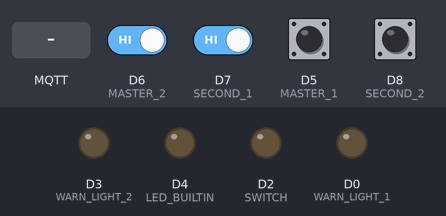
This program was run on a simulated ESP8266 (NodeMCU). Parts: output pins drawn as LEDs (lit = HIGH, except the on-board LED, lit = LOW). Dashed ring = blinking. The test bench sets the inputs (shaded band); at power-on: D5 (MASTER_1), D6 (MASTER_2), D7 (SECOND_1), D8 (SECOND_2) HIGH. WiFi joins after 1.5 s; servers stay silent unless stated; no MQTT or app messages arrive unless stated; not simulated (calls return 0 or success): credentials.h; names the files do not define were given values by the test bench: mqttPort = 1883; what the program prints to the serial monitor is not drawn.

Above: at 2.7 s.
2.8 s: D6 (MASTER_2) driven LOW
At 2.95 s:
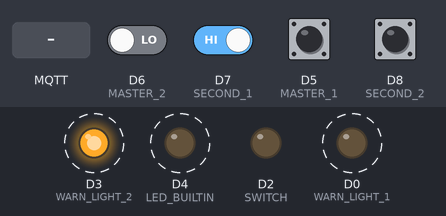
5.8 s: MQTT message "1" arrives on the first subscribed topic
At 5.95 s:
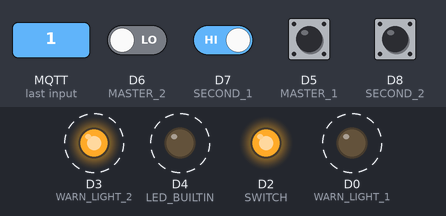
8.8 s: MQTT message "1" arrives on the second subscribed topic
At 8.95 s:
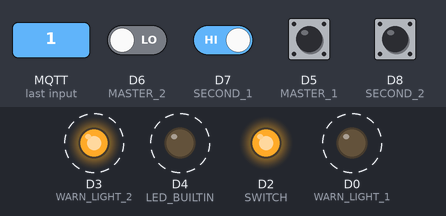
11.8 s: D6 (MASTER_2) driven HIGH
At 12.2 s:
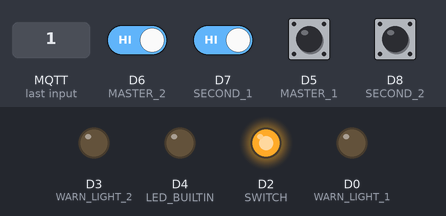
13.8 s: D7 (SECOND_1) driven LOW
At 13.95 s:
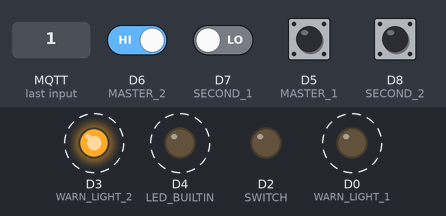
16.8 s: D7 (SECOND_1) driven HIGH
At 17.9 s:
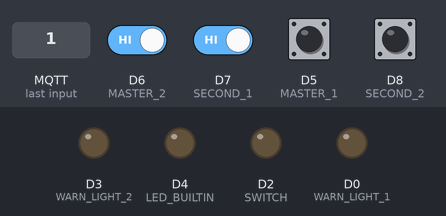
Timing chart, 0 to 19.8 s (numbered marks = the images above; inputs shaded):
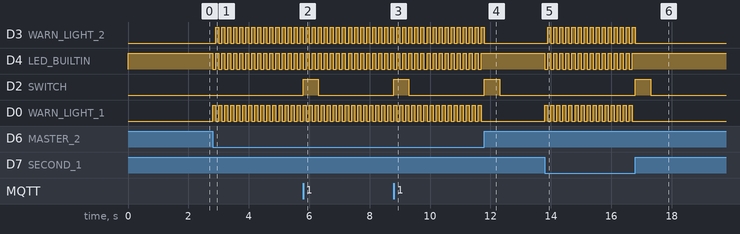

Measured:
- after the input at 2.8 s, D3 (WARN_LIGHT_2): alternates HIGH for 0.10 s and LOW for 0.10 s, starting after 0.10 s; D4 (LED_BUILTIN), D0 (WARN_LIGHT_1): alternates HIGH for 0.10 s and LOW for 0.10 s, starting at once
- after the input at 5.8 s, D2 (SWITCH): LOW → HIGH at once, → LOW 0.50 s later
- after the input at 8.8 s, D2 (SWITCH): LOW → HIGH at once, → LOW 0.50 s later
- after the input at 11.8 s, D3 (WARN_LIGHT_2): goes on until 11.8 s, then stays LOW; D4 (LED_BUILTIN): stops changing and stays HIGH; D2 (SWITCH): LOW → HIGH at once, → LOW 0.50 s later; D0 (WARN_LIGHT_1): stops changing and stays LOW
- after the input at 13.8 s, D3 (WARN_LIGHT_2): alternates HIGH for 0.10 s and LOW for 0.10 s, starting after 0.10 s; D4 (LED_BUILTIN), D0 (WARN_LIGHT_1): alternates HIGH for 0.10 s and LOW for 0.10 s, starting at once
- after the input at 16.8 s, D3 (WARN_LIGHT_2): goes on until 16.8 s, then stays LOW; D4 (LED_BUILTIN): stops changing and stays HIGH; D2 (SWITCH): LOW → HIGH at once, → LOW 0.50 s later; D0 (WARN_LIGHT_1): stops changing and stays LOW

The program:

main.cpp
```cpp
#include <Arduino.h>
#include <ESP8266WiFi.h>
#include <PubSubClient.h>
#include <credentials.h>

#define MASTER_1 D5 // 14
#define MASTER_2 D6 // 12
#define SECOND_1 D7 // 13
#define SECOND_2 D8 // 15
#define SWITCH D2
#define WARN_LIGHT_1 D0
#define WARN_LIGHT_2 D3
#define PRESSED_TIME 500
#define MQTT_STATUS_UPDATE_TIME 60000 // Every minute
#define MQTT_PUBLISH_CHANNEL "adebar/hoftor/state"
#define MQTT_SUBSCRIBE_CHANNEL_SWITCH "adebar/hoftor/switch"
#define MQTT_SUBSCRIBE_CHANNEL_OPEN "adebar/hoftor/open"
#define MQTT_SUBSCRIBE_CHANNEL_CLOSE "adebar/hoftor/close"

enum state
{
  unknown,
  opening,
  opened,
  closing,
  closed,
  running
};
state currentState = unknown;
state desiredState = unknown;
uint32_t lastStateChange = 0;
boolean lastMotorStates[4];
uint32_t lastMqttStatusUpdate = 0;
uint32_t switchPressedStart = 0;
boolean switchPressed = false;

WiFiClient espClient;
PubSubClient client(espClient);

void warnLightBlinking();
void readMotorStates(boolean *states);
void detectMotorStateChange();
void pressSwitch();
void desire(state wish);

void mqtt_reconnect();
void mqtt_callback(char *topic, byte *payload, unsigned int length);
void mqtt_send_status();

void setup(void)
{
  Serial.begin(115200);
  delay(10);
  Serial.println('\n');

  pinMode(MASTER_1, INPUT);
  pinMode(MASTER_2, INPUT);
  pinMode(SECOND_1, INPUT);
  pinMode(SECOND_2, INPUT);
  pinMode(SWITCH, OUTPUT);
  pinMode(WARN_LIGHT_1, OUTPUT);
  pinMode(WARN_LIGHT_2, OUTPUT);
  pinMode(LED_BUILTIN, OUTPUT);
  digitalWrite(LED_BUILTIN, HIGH);

  // read current state
  readMotorStates(lastMotorStates);
  lastStateChange = millis();

  // wifi startup
  WiFi.setAutoReconnect(true);
  WiFi.mode(WIFI_STA);
  WiFi.begin(ssid, password);
  Serial.print("Connecting to WiFi ..");
  while (WiFi.status() != WL_CONNECTED)
  {
    Serial.print('.');
    delay(100);
  }
  Serial.println("Connected to Wi-Fi sucessfully.");
  Serial.print("IP address: ");
  Serial.println(WiFi.localIP());

  client.setServer(mqttServer, mqttPort);
  client.setCallback(mqtt_callback);
}

void loop(void)
{
  if (!client.connected())
    mqtt_reconnect();
  client.loop();

  warnLightBlinking();
  detectMotorStateChange();

  if ((lastMqttStatusUpdate + MQTT_STATUS_UPDATE_TIME) < millis())
    mqtt_send_status();

  if (switchPressed && (switchPressedStart + PRESSED_TIME) < millis())
  {
    digitalWrite(SWITCH, LOW);
    switchPressed = false;
    Serial.println("Switch off");
  }
}

void mqtt_reconnect()
{
  if (!client.connected())
  {
    Serial.println("Reconnecting MQTT...");

    if (!client.connect("ESP8266Client", mqttUser, mqttPassword))
    {
      Serial.print("failed, rc=");
      Serial.print(client.state());
    }
    else
    {
      client.subscribe(MQTT_SUBSCRIBE_CHANNEL_SWITCH);
      client.subscribe(MQTT_SUBSCRIBE_CHANNEL_OPEN);
      client.subscribe(MQTT_SUBSCRIBE_CHANNEL_CLOSE);
      Serial.println("MQTT Connected...");
    }
  }
}

void mqtt_callback(char *topic, byte *payload, unsigned int length)
{
  Serial.print("MQTT: receive ");
  Serial.println(topic);
  if (strcmp(topic, MQTT_SUBSCRIBE_CHANNEL_SWITCH) == 0)
    pressSwitch();
  else if (strcmp(topic, MQTT_SUBSCRIBE_CHANNEL_OPEN) == 0)
    desire(opened);
  else if (strcmp(topic, MQTT_SUBSCRIBE_CHANNEL_CLOSE) == 0)
    desire(closed);
}

void pressSwitch()
{
  Serial.println("Switch on");
  digitalWrite(SWITCH, HIGH);
  switchPressed = true;
  switchPressedStart = millis();
}

void desire(state wish)
{
  if (currentState == wish)
    return;

  desiredState = wish;
  pressSwitch();
}

void warnLightBlinking()
{
  if (currentState == running || currentState == opening || currentState == closing)
  {
    if (millis() / 100 % 2 == 0)
    {
      digitalWrite(WARN_LIGHT_1, HIGH);
      digitalWrite(WARN_LIGHT_2, LOW);
      digitalWrite(LED_BUILTIN, LOW);
    }
    else
    {
      digitalWrite(LED_BUILTIN, HIGH);
      digitalWrite(WARN_LIGHT_1, LOW);
      digitalWrite(WARN_LIGHT_2, HIGH);
    }
  }
  else
  {
    digitalWrite(LED_BUILTIN, HIGH);
    digitalWrite(WARN_LIGHT_1, LOW);
    digitalWrite(WARN_LIGHT_2, LOW);
  }
}

void readMotorStates(boolean *states)
{
  states[0] = !digitalRead(MASTER_1);
  states[1] = !digitalRead(MASTER_2);
  states[2] = !digitalRead(SECOND_1);
  states[3] = !digitalRead(SECOND_2);
}

void detectMotorStateChange()
{
  uint32_t currentStateChange;
  uint32_t stateChangeDiff;
  boolean currentMotorStates[4];
  readMotorStates(currentMotorStates);

  if (currentMotorStates[0] == lastMotorStates[0] &&
      currentMotorStates[1] == lastMotorStates[1] &&
      currentMotorStates[2] == lastMotorStates[2] &&
      currentMotorStates[3] == lastMotorStates[3])
    return; // no change

  currentStateChange = millis();
  stateChangeDiff = currentStateChange - lastStateChange;

  if (stateChangeDiff < 200)
    return; // change not clear

  Serial.print(currentMotorStates[0]);
  Serial.print(currentMotorStates[1]);
  Serial.print(currentMotorStates[2]);
  Serial.println(currentMotorStates[3]);

  // opening step 1 (only 2 is on)
  if (!lastMotorStates[0] && !lastMotorStates[1] && !lastMotorStates[2] && !lastMotorStates[3] &&
      !currentMotorStates[0] && !currentMotorStates[1] && currentMotorStates[2] && !currentMotorStates[3])
  {
    currentState = opening;
  }
  // opening step 2 (2 was on and 0 is now on)
  else if (!lastMotorStates[0] && !lastMotorStates[1] && lastMotorStates[2] && !lastMotorStates[3] &&
           currentMotorStates[0] && !currentMotorStates[1] && currentMotorStates[2] && !currentMotorStates[3])
  {
    currentState = opening;
  }
  // opening finished (last state was opening and all off)
  else if (currentState == opening &&
           !currentMotorStates[0] && !currentMotorStates[1] && !currentMotorStates[2] && !currentMotorStates[3])
  {
    if (stateChangeDiff > 8000)
    {
      currentState = opened;
    }
    else
    {
      currentState = unknown;
    }
  }
  // closing step 1 (only 1 is on)
  else if (!lastMotorStates[0] && !lastMotorStates[1] && !lastMotorStates[2] && !lastMotorStates[3] &&
           !currentMotorStates[0] && currentMotorStates[1] && !currentMotorStates[2] && !currentMotorStates[3])
  {
    currentState = closing;
  }
  // closing step 2 (1 was on and 3 is now on)
  else if (!lastMotorStates[0] && lastMotorStates[1] && !lastMotorStates[2] && !lastMotorStates[3] &&
           !currentMotorStates[0] && currentMotorStates[1] && !currentMotorStates[2] && currentMotorStates[3])
  {
    currentState = closing;
  }
  // closing finished (last state was closing and all off)
  else if (currentState == closing &&
           !currentMotorStates[0] && !currentMotorStates[1] && !currentMotorStates[2] && !currentMotorStates[3])
  {
    if (stateChangeDiff > 8000)
    {
      currentState = closed;
    }
    else
    {
      currentState = unknown;
    }
  }
  // any motor is running
  else if (currentMotorStates[0] || currentMotorStates[1] || currentMotorStates[2] || currentMotorStates[3])
  {
    currentState = running;
  }
  // all motors are off
  else if (!currentMotorStates[0] || !currentMotorStates[1] || !currentMotorStates[2] || !currentMotorStates[3])
  {
    currentState = unknown;
  }

  lastMotorStates[0] = currentMotorStates[0];
  lastMotorStates[1] = currentMotorStates[1];
  lastMotorStates[2] = currentMotorStates[2];
  lastMotorStates[3] = currentMotorStates[3];
  lastStateChange = currentStateChange;

  if (desiredState != unknown)
  {
    if (desiredState == currentState)
      desiredState = unknown;
    else if (currentState == opened || currentState == closed || currentState == unknown)
      pressSwitch();
  }
  mqtt_send_status();
}

void mqtt_send_status()
{
  switch (currentState)
  {
  case unknown:
    client.publish(MQTT_PUBLISH_CHANNEL, "unknown");
    break;
  case opening:
    client.publish(MQTT_PUBLISH_CHANNEL, "opening");
    break;
  case opened:
    client.publish(MQTT_PUBLISH_CHANNEL, "opened");
    break;
  case closing:
    client.publish(MQTT_PUBLISH_CHANNEL, "closing");
    break;
  case closed:
    client.publish(MQTT_PUBLISH_CHANNEL, "closed");
    break;
  case running:
    client.publish(MQTT_PUBLISH_CHANNEL, "running");
    break;
  }
  lastMqttStatusUpdate = millis();
}
```
